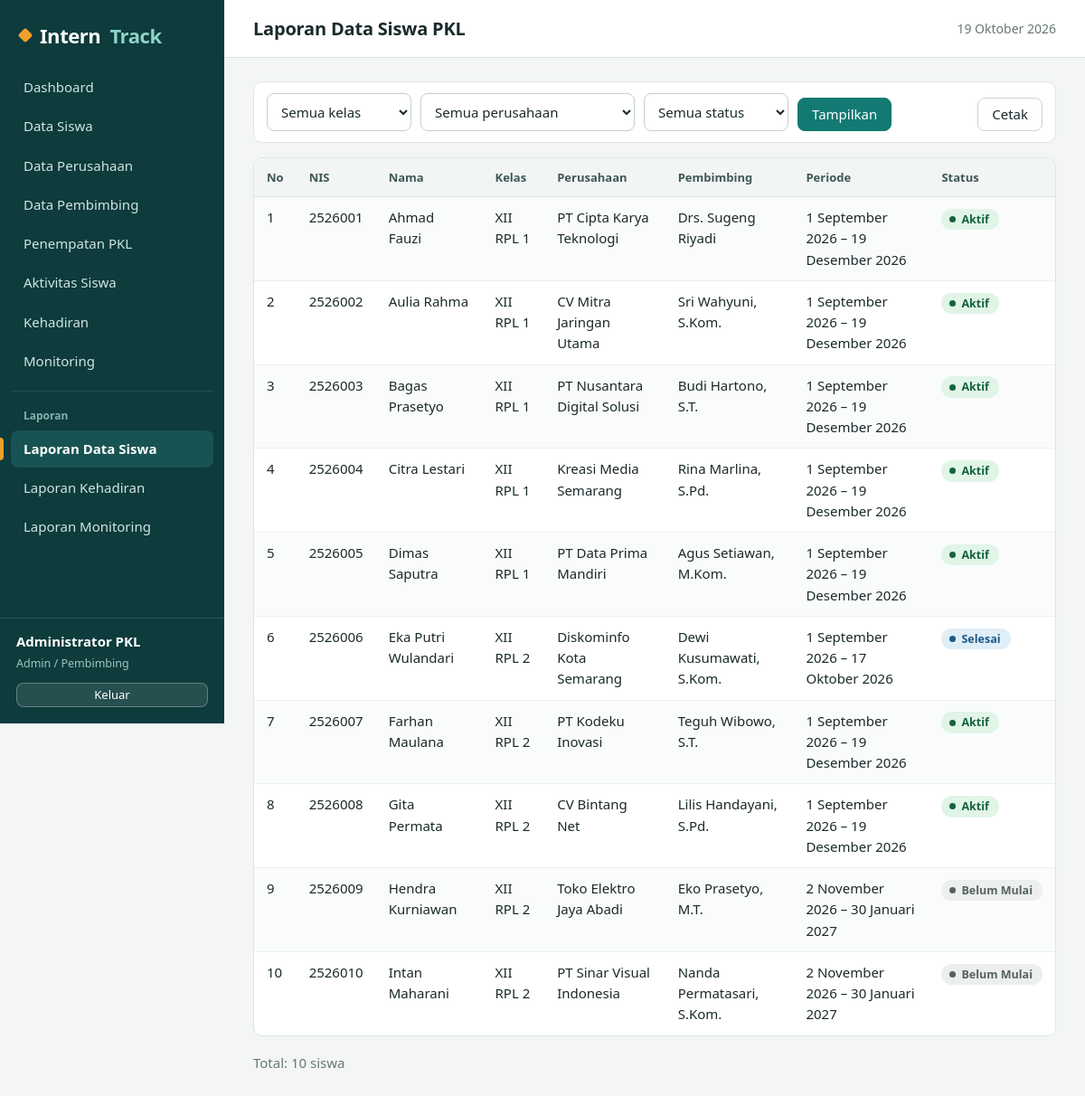
The page /laporan/siswa.php (signed in) on the database its author committed.
### tables this page shows
CREATE TABLE penempatan (
  id_penempatan INT AUTO_INCREMENT PRIMARY KEY,
  id_siswa      INT NOT NULL UNIQUE,
  id_perusahaan INT NOT NULL,
  id_pembimbing INT NOT NULL,
  tgl_mulai     DATE NOT NULL,
  tgl_selesai   DATE NOT NULL,
  status        ENUM('Belum Mulai','Aktif','Selesai') NOT NULL DEFAULT 'Belum Mulai',
  CONSTRAINT fk_pen_siswa      FOREIGN KEY (id_siswa)      REFERENCES siswa(id_siswa)           ON DELETE CASCADE,
  CONSTRAINT fk_pen_perusahaan FOREIGN KEY (id_perusahaan) REFERENCES perusahaan(id_perusahaan) ON DELETE RESTRICT,
  CONSTRAINT fk_pen_pembimbing FOREIGN KEY (id_pembimbing) REFERENCES pembimbing(id_pembimbing) ON DELETE RESTRICT
);

CREATE TABLE siswa (
  id_siswa INT AUTO_INCREMENT PRIMARY KEY,
  id_user  INT NOT NULL UNIQUE,
  nis      VARCHAR(20)  NOT NULL UNIQUE,
  nama     VARCHAR(100) NOT NULL,
  kelas    VARCHAR(20),
  jurusan  VARCHAR(60),
  no_hp    VARCHAR(20),
  alamat   VARCHAR(255),
  CONSTRAINT fk_siswa_user FOREIGN KEY (id_user) REFERENCES users(id_user) ON DELETE CASCADE
);

CREATE TABLE perusahaan (
  id_perusahaan   INT AUTO_INCREMENT PRIMARY KEY,
  nama_perusahaan VARCHAR(120) NOT NULL,
  alamat          VARCHAR(255),
  bidang          VARCHAR(100),
  kontak          VARCHAR(30)
);

CREATE TABLE pembimbing (
  id_pembimbing INT AUTO_INCREMENT PRIMARY KEY,
  nip           VARCHAR(25),
  nama          VARCHAR(100) NOT NULL,
  no_hp         VARCHAR(20),
  bidang        VARCHAR(80)
);

### laporan/siswa.php (the view, shortened to what this page needs)
<?php
require_once __DIR__ . '/../config/app.php';
$pdo = db();
$fk = $_GET['kelas'] ?? ''; $fs = $_GET['status'] ?? ''; $fp = (int)($_GET['perusahaan'] ?? 0);
$w = ['1=1']; $pr = [];
$st = $pdo->prepare(
    'SELECT s.nis, s.nama, s.kelas, s.jurusan, pr.nama_perusahaan, pb.nama AS pembimbing, p.tgl_mulai, p.tgl_selesai, p.status
     FROM penempatan p
     JOIN siswa s ON s.id_siswa = p.id_siswa
     JOIN perusahaan pr ON pr.id_perusahaan = p.id_perusahaan
     JOIN pembimbing pb ON pb.id_pembimbing = p.id_pembimbing
     WHERE ' . implode(' AND ', $w) . ' ORDER BY s.kelas, s.nama'
);
$st->execute($pr);
$rows = $st->fetchAll();
$listKelas = $pdo->query('SELECT DISTINCT kelas FROM siswa WHERE kelas <> "" ORDER BY kelas')->fetchAll(PDO::FETCH_COLUMN);
$listPer = $pdo->query('SELECT id_perusahaan, nama_perusahaan FROM perusahaan ORDER BY nama_perusahaan')->fetchAll();
include __DIR__ . '/../includes/header.php';
?>
<form class="toolbar" method="get">
    <div class="fg"><select name="kelas"><?= opsi_list($listKelas, $fk, 'Semua kelas') ?></select></div>
    <div class="fg"><select name="perusahaan"><?= opsi($listPer, 'id_perusahaan', 'nama_perusahaan', $fp, 'Semua perusahaan') ?></select></div>
    <div class="fg"><select name="status"><?= opsi_list(['Belum Mulai', 'Aktif', 'Selesai'], $fs, 'Semua status') ?></select></div>
    <button class="btn btn-primary" type="submit">Tampilkan</button>
    <button class="btn toolbar-r" type="button" onclick="window.print()">Cetak</button>
</form>
<div class="table-wrap"><table class="tbl">
    <tr><th>No</th><th>NIS</th><th>Nama</th><th>Kelas</th><th>Perusahaan</th><th>Pembimbing</th><th>Periode</th><th>Status</th></tr>
    <?php foreach ($rows as $i => $r): ?>
    <tr><td><?= $i + 1 ?></td><td><?= e($r['nis']) ?></td><td><?= e($r['nama']) ?></td><td><?= e($r['kelas']) ?></td><td><?= e($r['nama_perusahaan']) ?></td>
        <td><?= e($r['pembimbing']) ?></td><td><?= tgl_id($r['tgl_mulai']) ?> – <?= tgl_id($r['tgl_selesai']) ?></td><td><?= badge($r['status']) ?></td></tr>
    <?php endforeach; if (!$rows): ?><tr><td colspan="8" class="empty">Tidak ada data.</td></tr><?php endif; ?>
</table></div>
<p class="muted-t">Total: <?= count($rows) ?> siswa</p>
<?php include __DIR__ . '/../includes/footer.php'; ?>

### config/app.php (shortened to what this page needs)
<?php
function e($v): string { return htmlspecialchars((string)$v, ENT_QUOTES, 'UTF-8'); }
function tgl_id(?string $d): string
{
    $bln = ['', 'Januari', 'Februari', 'Maret', 'April', 'Mei', 'Juni', 'Juli', 'Agustus', 'September', 'Oktober', 'November', 'Desember'];
    $t = strtotime($d);
    return date('j', $t) . ' ' . $bln[(int)date('n', $t)] . ' ' . date('Y', $t);
}
function badge(string $teks): string
{
    $map = [
        'Sangat Baik' => 'ok', 'Baik' => 'info', 'Perlu Perhatian' => 'warn', 'Perlu Pembinaan' => 'bad',
        'Aktif' => 'ok', 'Selesai' => 'info', 'Belum Mulai' => 'muted', 'Belum Ada Data' => 'muted',
        'Hadir' => 'ok', 'Izin' => 'info', 'Sakit' => 'warn', 'Alpa' => 'bad',
    ];
    return '<span class="badge b-' . ($map[$teks] ?? 'muted') . '">' . e($teks) . '</span>';
}
function opsi(array $rows, string $k, $lab, $sel = null, ?string $kosong = null): string
{
    $h = $kosong !== null ? '<option value="">' . e($kosong) . '</option>' : '';
    foreach ($rows as $r) {
        $label = $lab instanceof Closure ? $lab($r) : $r[$lab];
        $h .= '<option value="' . e($r[$k]) . '"' . ((string)$r[$k] === (string)$sel ? ' selected' : '') . '>' . e($label) . '</option>';
    }
    return $h;
}
function opsi_list(array $vals, $sel = null, ?string $kosong = null): string
{
    $h = $kosong !== null ? '<option value="">' . e($kosong) . '</option>' : '';
    foreach ($vals as $v) {
        $h .= '<option value="' . e($v) . '"' . ((string)$v === (string)$sel ? ' selected' : '') . '>' . e($v) . '</option>';
    }
    return $h;
}

### assets/css/style.css (style rules this page uses)
:root { --ink:#0E3B3C; --ink-2:#175352; --teal:#127A72; --teal-d:#0C5D57; --teal-l:#E3F1EE; --amber:#EFA02B; --amber-l:#FDF1DC; --bg:#F3F6F5; --card:#fff; --line:#DDE5E3; --tx:#1A2A2A; --mut:#667877; --ok:#14633A; --ok-l:#E1F4E8; --info:#1D5A87; --info-l:#E0EEF8; --warn:#8A5A00; --warn-l:#FDF0D5; --bad:#9C2B1F; --bad-l:#FBE4E1; --muted-l:#ECEFEE; --r:10px; --font:"Segoe UI Variable Text","Segoe UI",system-ui,-apple-system,"Helvetica Neue",Arial,sans-serif; }
* { box-sizing:border-box }
html { -webkit-text-size-adjust:100% }
body { margin:0;font:15px/1.55 var(--font);color:var(--tx);background:var(--bg);display:flex;min-height:100vh }
.toolbar { display:flex;gap:10px;flex-wrap:wrap;align-items:flex-end;margin-bottom:16px;background:#fff;border:1px solid var(--line);border-radius:var(--r);padding:12px 14px }
.toolbar .fg { margin:0 }
.toolbar-r { margin-left:auto }
.btn { display:inline-flex;align-items:center;justify-content:center;gap:6px;border:1px solid #c9d6d3;background:#fff;color:var(--tx);padding:8px 15px;border-radius:8px;cursor:pointer;font:inherit;font-weight:500;text-decoration:none;line-height:1.3;transition:background .15s,border-color .15s }
.btn-primary { background:var(--teal);border-color:var(--teal);color:#fff }
.fg { margin-bottom:15px }
input,select,textarea { width:100%;padding:9px 11px;border:1px solid #c3d1ce;border-radius:8px;font:inherit;background:#fff;color:var(--tx);transition:border-color .15s,box-shadow .15s }
.toolbar input,.toolbar select { width:auto;min-width:160px }
.table-wrap { overflow-x:auto;border:1px solid var(--line);border-radius:var(--r);background:#fff;margin-bottom:18px }
table.tbl { width:100%;border-collapse:collapse }
.tbl th,.tbl td { padding:11px 14px;border-bottom:1px solid #eaf0ee;text-align:left;vertical-align:top }
.tbl tr:last-child td { border-bottom:0 }
.tbl th { background:#f1f6f5;font-size:13px;font-weight:650;color:#3f5654;white-space:nowrap;border-bottom:1px solid var(--line);position:sticky;top:0 }
.tbl tbody tr:nth-child(even) td,.tbl tr:nth-child(even) td { background:#fafcfb }
.badge { display:inline-flex;align-items:center;gap:6px;padding:2px 11px 2px 9px;border-radius:99px;font-size:12.5px;font-weight:600;white-space:nowrap }
.badge::before { content:"";width:7px;height:7px;border-radius:50%;background:currentColor }
.b-ok { background:var(--ok-l);color:var(--ok) }
.b-info { background:var(--info-l);color:var(--info) }
.b-muted { background:var(--muted-l);color:#55625f }
.muted-t { color:var(--mut) }

### rows shown on the page
penempatan: id_siswa.nis "2526001", id_siswa.nama "Ahmad Fauzi", id_siswa.kelas "XII RPL 1", id_perusahaan.nama_perusahaan "PT Cipta Karya Teknologi", id_pembimbing.nama "Drs. Sugeng Riyadi", tgl_mulai "1 September 2026", tgl_selesai "19 Desember 2026", status "Aktif"
penempatan: id_siswa.nis "2526002", id_siswa.nama "Aulia Rahma", id_siswa.kelas "XII RPL 1", id_perusahaan.nama_perusahaan "CV Mitra Jaringan Utama", id_pembimbing.nama "Sri Wahyuni, S.Kom.", tgl_mulai "1 September 2026", tgl_selesai "19 Desember 2026", status "Aktif"
penempatan: id_siswa.nis "2526003", id_siswa.nama "Bagas Prasetyo", id_siswa.kelas "XII RPL 1", id_perusahaan.nama_perusahaan "PT Nusantara Digital Solusi", id_pembimbing.nama "Budi Hartono, S.T.", tgl_mulai "1 September 2026", tgl_selesai "19 Desember 2026", status "Aktif"
penempatan: id_siswa.nis "2526004", id_siswa.nama "Citra Lestari", id_siswa.kelas "XII RPL 1", id_perusahaan.nama_perusahaan "Kreasi Media Semarang", id_pembimbing.nama "Rina Marlina, S.Pd.", tgl_mulai "1 September 2026", tgl_selesai "19 Desember 2026", status "Aktif"
penempatan: id_siswa.nis "2526005", id_siswa.nama "Dimas Saputra", id_siswa.kelas "XII RPL 1", id_perusahaan.nama_perusahaan "PT Data Prima Mandiri", id_pembimbing.nama "Agus Setiawan, M.Kom.", tgl_mulai "1 September 2026", tgl_selesai "19 Desember 2026", status "Aktif"
penempatan: id_siswa.nis "2526006", id_siswa.nama "Eka Putri Wulandari", id_siswa.kelas "XII RPL 2", id_perusahaan.nama_perusahaan "Diskominfo Kota Semarang", id_pembimbing.nama "Dewi Kusumawati, S.Kom.", tgl_mulai "1 September 2026", tgl_selesai "17 Oktober 2026", status "Selesai"
penempatan: id_siswa.nis "2526007", id_siswa.nama "Farhan Maulana", id_siswa.kelas "XII RPL 2", id_perusahaan.nama_perusahaan "PT Kodeku Inovasi", id_pembimbing.nama "Teguh Wibowo, S.T.", tgl_mulai "1 September 2026", tgl_selesai "19 Desember 2026", status "Aktif"
penempatan: id_siswa.nis "2526008", id_siswa.nama "Gita Permata", id_siswa.kelas "XII RPL 2", id_perusahaan.nama_perusahaan "CV Bintang Net", id_pembimbing.nama "Lilis Handayani, S.Pd.", tgl_mulai "1 September 2026", tgl_selesai "19 Desember 2026", status "Aktif"
penempatan: id_siswa.nis "2526009", id_siswa.nama "Hendra Kurniawan", id_siswa.kelas "XII RPL 2", id_perusahaan.nama_perusahaan "Toko Elektro Jaya Abadi", id_pembimbing.nama "Eko Prasetyo, M.T.", tgl_mulai "2 November 2026", tgl_selesai "30 Januari 2027", status "Belum Mulai"
penempatan: id_siswa.nis "2526010", id_siswa.nama "Intan Maharani", id_siswa.kelas "XII RPL 2", id_perusahaan.nama_perusahaan "PT Sinar Visual Indonesia", id_pembimbing.nama "Nanda Permatasari, S.Kom.", tgl_mulai "2 November 2026", tgl_selesai "30 Januari 2027", status "Belum Mulai"

### other values the page prints
$m[0] "Dashboard"
$m[0] "Data Siswa"
$m[0] "Data Perusahaan"
$m[0] "Data Pembimbing"
$m[0] "Penempatan PKL"
$m[0] "Aktivitas Siswa"
$m[0] "Kehadiran"
$m[0] "Monitoring"
$m[0] "Laporan"
$m[0] "Laporan Data Siswa"
$m[0] "Laporan Kehadiran"
$m[0] "Laporan Monitoring"
$u['nama'] "Administrator PKL"
$judul "Laporan Data Siswa PKL"
count($rows) "10"
